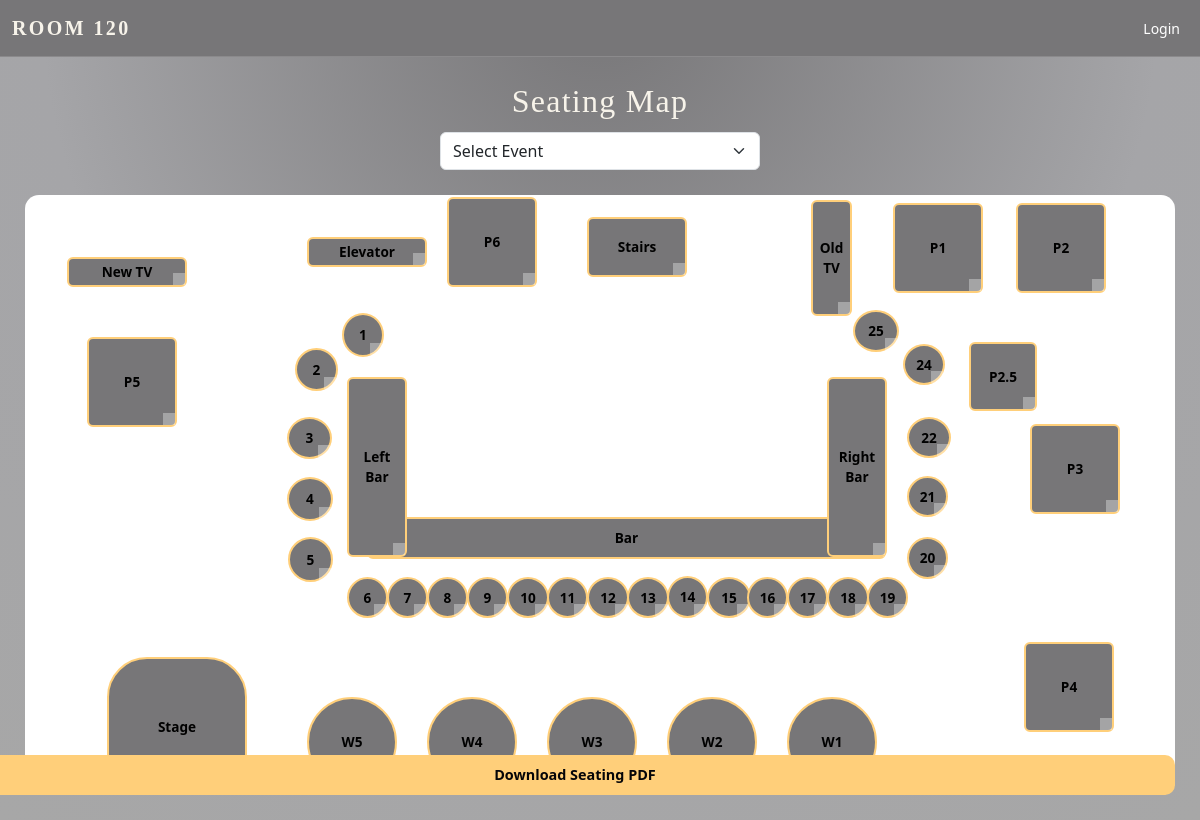
/seating_map?event_id=1, run on an earlier commit of the app's database.
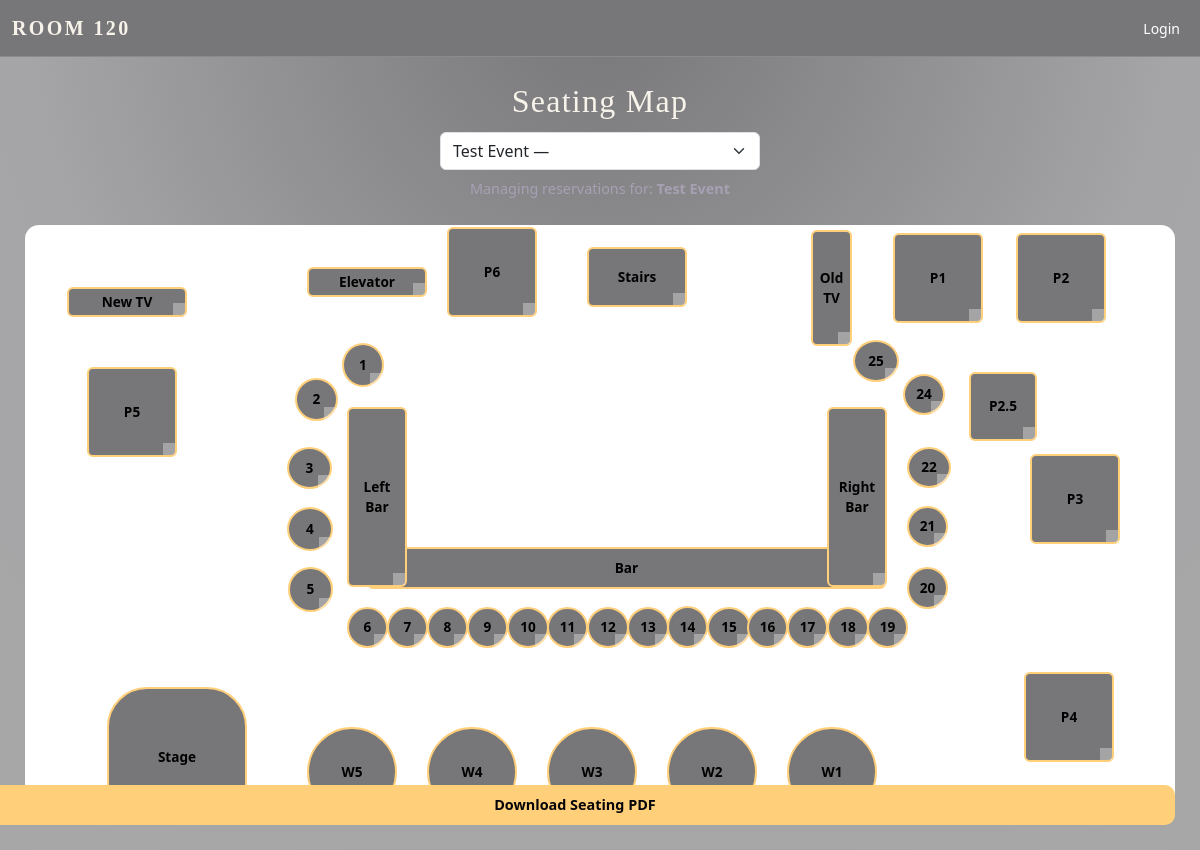
And on a later commit of the database.
### app.py (models this page shows)
class Event(db.Model):
    id = db.Column(db.Integer, primary_key=True)
    name = db.Column(db.String(100), nullable=False)
    date = db.Column(db.String(20), nullable=False)
    time = db.Column(db.String(20), nullable=False)
    description = db.Column(db.Text, nullable=False)

### app.py (the view)
@app.route("/seating_map")
def seating_map():
    event_id = request.args.get("event_id")
    events = Event.query.all()
    items = SeatingItem.query.all()
    members = User.query.filter_by(role="member").all()
    selected_event = Event.query.get(event_id) if event_id else None
    reservation_map = {}
    if selected_event:
        reservations = SeatingReservation.query.filter_by(event_id=selected_event.id).all()
        for r in reservations:
            reservation_map[r.seating_item_id] = r
    return render_template(
        "seating_map.html",
        events=events,
        items=items,
        selected_event=selected_event,
        members=members,
        reservation_map=reservation_map
    )

### app.py (called while the page is built)
@app.before_request
def enable_foreign_keys():
    db.session.execute(text('PRAGMA foreign_keys = ON'))

@app.context_processor
def inject_user():
    return dict(current_user=current_user)

### templates/seating_map.html (shortened to what this page needs)
{% extends "base.html" %}
{% block content %}
<div class="map-wrapper">
    <div class="map-header">
        <h1>Seating Map</h1>
        <form method="GET" action="{{ url_for('seating_map') }}">
            <select name="event_id" id="event-select" class="form-select" onchange="this.form.submit()">
                <option value="">Select Event</option>
                {% for event in events %}
                    <option value="{{ event.id }}"
                        {% if selected_event and selected_event.id == event.id %}selected{% endif %}>
                        {{ event.name }} — {{ event.event_date }}
                    </option>
                {% endfor %}
            </select>
        </form>
        {% if selected_event %}
            <p style="margin-top:8px;font-size:0.9rem;color:#a7a0b3;">
                Managing reservations for: <strong>{{ selected_event.name }}</strong>
            </p>
        {% endif %}
    </div>
    <div id="canvas">
        {% for item in items %}
            {% set res = reservation_map.get(item.id) if reservation_map else None %}
            {% set label_text = item.label %}
            {% if res %}
                {% if res.member_id %}
                    {% for m in members %}
                        {% if m.id == res.member_id %}
                            {% set label_text = m.first_name ~ ' ' ~ m.last_name %}
                        {% endif %}
                    {% endfor %}
                {% elif res.guest_name %}
                    {% set label_text = res.guest_name %}
                {% endif %}
            {% endif %}
            <div class="table-item
                        {% if item.kind.startswith('wall') %}wall-item{% endif %}
                        {% if item.kind == 'wall-curve' %}wall-curved{% endif %}"
                 data-id="{{ item.id }}"
                 data-kind="{{ item.kind }}"
                 data-member-id="{{ res.member_id if res else '' }}"
                 data-guest-name="{{ res.guest_name if res else '' }}"
                 data-num-guests="{{ res.num_guests if res else '' }}"
                 data-timeslots="{{ res.timeslots if res else '' }}"
                 data-notes="{{ res.notes if res else '' }}"
                 data-original-label="{{ item.label }}"
                 style="
                     left: {{ item.x }}px;
                     top: {{ item.y }}px;
                     width: {{ item.width }}px;
                     height: {{ item.height }}px;
                     border-radius: {% if item.kind == 'circle' %}50%{% else %}6px{% endif %};
                 ">
                <span class="table-label">{{ label_text }}</span>
            </div>
        {% endfor %}
    </div>
</div>
<button id="download-pdf-btn" class="popup-btn"
        style="position:fixed; bottom:25px; right:25px; z-index:9999;">
    Download Seating PDF
</button>
{% endblock %}

What changed in the data, as far as the page shows it:
added Event: name "Test Event"
Also different on the page:
form field event_id: "Select Event" → "Test Event —"
text now shown: "Managing reservations for:"
